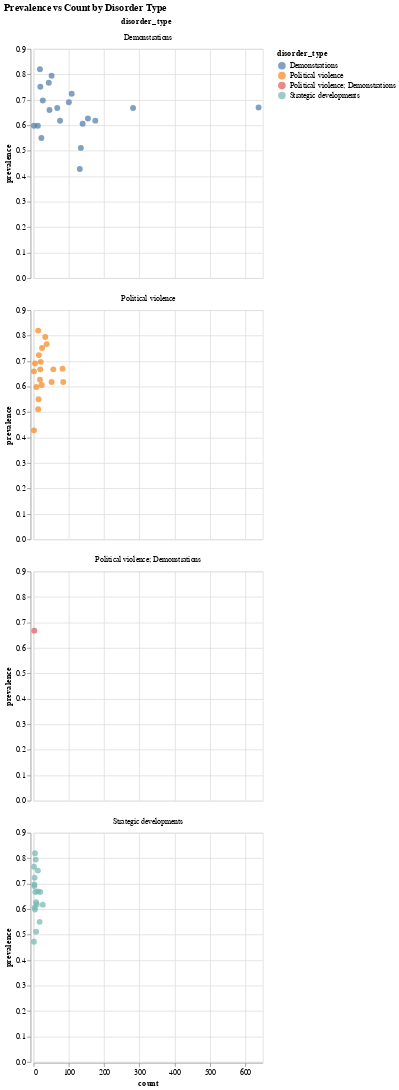

Notebook code for this chart:
### Code cell
merged_df = pd.merge(acled_yem_grouped, hunger_map_latest, left_on='admin1', right_on='adminone', how='inner')

# Create Altair scatter plot
chart = alt.Chart(merged_df).mark_circle(size=60).encode(
    x='count:Q',
    y='prevalence:Q',
    color='disorder_type:N',
    tooltip=['adminone', 'count', 'prevalence'],
    facet=alt.Facet('disorder_type:N', columns=1)
).properties(
    title='Prevalence vs Count by Disorder Type'
)

chart.show()

### Figure 1 — Vega-Lite specification as saved in the notebook (floating-point values rounded to 4 significant figures)
{"config": {"view": {"continuousWidth": 300, "continuousHeight": 300}}, "data": {"name": "data-208dd548d4cac007a47e6cd5a760420f"}, "mark": {"type": "circle", "size": 60}, "encoding": {"color": {"field": "disorder_type", "type": "nominal"}, "facet": {"columns": 1, "field": "disorder_type", "type": "nominal"}, "tooltip": [{"field": "adminone", "type": "nominal"}, {"field": "count", "type": "quantitative"}, {"field": "prevalence", "type": "nominal"}], "x": {"field": "count", "type": "quantitative"}, "y": {"field": "prevalence", "type": "quantitative"}}, "title": "Prevalence vs Count by Disorder Type", "$schema": "https://vega.github.io/schema/vega-lite/v5.20.1.json", "datasets": {"data-208dd548d4cac007a47e6cd5a760420f": [{"disorder_type": "Demonstrations", "admin1": "Abyan", "count": 43, "index": 4816, "countrycode": "YEM", "countryname": "Yemen", "adminone": "Abyan", "adminlevel": "subnational", "date": "2024-10-30", "datatype": "SURVEY", "indicator name": "fcs", "population": "482296", "prevalence": "0.766851636907128"}, {"disorder_type": "Political violence", "admin1": "Abyan", "count": 37, "index": 4816, "countrycode": "YEM", "countryname": "Yemen", "adminone": "Abyan", "adminlevel": "subnational", "date": "2024-10-30", "datatype": "SURVEY", "indicator name": "fcs", "population": "482296", "prevalence": "0.766851636907128"}, {"disorder_type": "Strategic developments", "admin1": "Abyan", "count": 1, "index": 4816, "countrycode": "YEM", "countryname": "Yemen", "adminone": "Abyan", "adminlevel": "subnational", "date": "2024-10-30", "datatype": "SURVEY", "indicator name": "fcs", "population": "482296", "prevalence": "0.766851636907128"}, {"disorder_type": "Demonstrations", "admin1": "Ad Dali", "count": 51, "index": 4834, "countrycode": "YEM", "countryname": "Yemen", "adminone": "Ad Dali", "adminlevel": "subnational", "date": "2024-10-30", "datatype": "SURVEY", "indicator name": "fcs", "population": "640136", "prevalence": "0.7945219421437854"}, {"disorder_type": "Political violence", "admin1": "Ad Dali", "count": 33, "index": 4834, "countrycode": "YEM", "countryname": "Yemen", "adminone": "Ad Dali", "adminlevel": "subnational", "date": "2024-10-30", "datatype": "SURVEY", "indicator name": "fcs", "population": "640136", "prevalence": "0.7945219421437854"}, {"disorder_type": "Strategic developments", "admin1": "Ad Dali", "count": 6, "index": 4834, "countrycode": "YEM", "countryname": "Yemen", "adminone": "Ad Dali", "adminlevel": "subnational", "date": "2024-10-30", "datatype": "SURVEY", "indicator name": "fcs", "population": "640136", "prevalence": "0.7945219421437854"}, {"disorder_type": "Demonstrations", "admin1": "Aden", "count": 22, "index": 4822, "countrycode": "YEM", "countryname": "Yemen", "adminone": "Aden", "adminlevel": "subnational", "date": "2024-10-30", "datatype": "SURVEY", "indicator name": "fcs", "population": "685975", "prevalence": "0.5500953880920056"}, {"disorder_type": "Political violence", "admin1": "Aden", "count": 14, "index": 4822, "countrycode": "YEM", "countryname": "Yemen", "adminone": "Aden", "adminlevel": "subnational", "date": "2024-10-30", "datatype": "SURVEY", "indicator name": "fcs", "population": "685975", "prevalence": "0.5500953880920056"}, {"disorder_type": "Strategic developments", "admin1": "Aden", "count": 17, "index": 4822, "countrycode": "YEM", "countryname": "Yemen", "adminone": "Aden", "adminlevel": "subnational", "date": "2024-10-30", "datatype": "SURVEY", "indicator name": "fcs", "population": "685975", "prevalence": "0.5500953880920056"}, {"disorder_type": "Demonstrations", "admin1": "Al Bayda", "count": 18, "index": 4828, "countrycode": "YEM", "countryname": "Yemen", "adminone": "Al Bayda", "adminlevel": "subnational", "date": "2024-10-30", "datatype": "SURVEY", "indicator name": "fcs", "population": "680670", "prevalence": "0.8198344360092645"}, {"disorder_type": "Political violence", "admin1": "Al Bayda", "count": 13, "index": 4828, "countrycode": "YEM", "countryname": "Yemen", "adminone": "Al Bayda", "adminlevel": "subnational", "date": "2024-10-30", "datatype": "SURVEY", "indicator name": "fcs", "population": "680670", "prevalence": "0.8198344360092645"}, {"disorder_type": "Strategic developments", "admin1": "Al Bayda", "count": 4, "index": 4828, "countrycode": "YEM", "countryname": "Yemen", "adminone": "Al Bayda", "adminlevel": "subnational", "date": "2024-10-30", "datatype": "SURVEY", "indicator name": "fcs", "population": "680670", "prevalence": "0.8198344360092645"}, {"disorder_type": "Demonstrations", "admin1": "Al Hodeidah", "count": 75, "index": 4840, "countrycode": "YEM", "countryname": "Yemen", "adminone": "Al Hodeidah", "adminlevel": "subnational", "date": "2024-10-30", "datatype": "SURVEY", "indicator name": "fcs", "population": "2101153", "prevalence": "0.6177919354179524"}, {"disorder_type": "Political violence", "admin1": "Al Hodeidah", "count": 51, "index": 4840, "countrycode": "YEM", "countryname": "Yemen", "adminone": "Al Hodeidah", "adminlevel": "subnational", "date": "2024-10-30", "datatype": "SURVEY", "indicator name": "fcs", "population": "2101153", "prevalence": "0.6177919354179524"}, {"disorder_type": "Strategic developments", "admin1": "Al Hodeidah", "count": 26, "index": 4840, "countrycode": "YEM", "countryname": "Yemen", "adminone": "Al Hodeidah", "adminlevel": "subnational", "date": "2024-10-30", "datatype": "SURVEY", "indicator name": "fcs", "population": "2101153", "prevalence": "0.6177919354179524"}, {"disorder_type": "Demonstrations", "admin1": "Al Jawf", "count": 108, "index": 4846, "countrycode": "YEM", "countryname": "Yemen", "adminone": "Al Jawf", "adminlevel": "subnational", "date": "2024-10-30", "datatype": "SURVEY", "indicator name": "fcs", "population": "496460", "prevalence": "0.723688909685385"}, {"disorder_type": "Political violence", "admin1": "Al Jawf", "count": 15, "index": 4846, "countrycode": "YEM", "countryname": "Yemen", "adminone": "Al Jawf", "adminlevel": "subnational", "date": "2024-10-30", "datatype": "SURVEY", "indicator name": "fcs", "population": "496460", "prevalence": "0.723688909685385"}, {"disorder_type": "Strategic developments", "admin1": "Al Jawf", "count": 3, "index": 4846, "countrycode": "YEM", "countryname": "Yemen", "adminone": "Al Jawf", "adminlevel": "subnational", "date": "2024-10-30", "datatype": "SURVEY", "indicator name": "fcs", "population": "496460", "prevalence": "0.723688909685385"}, {"disorder_type": "Demonstrations", "admin1": "Al Mahwit", "count": 131, "index": 4858, "countrycode": "YEM", "countryname": "Yemen", "adminone": "Al Mahwit", "adminlevel": "subnational", "date": "2024-10-30", "datatype": "SURVEY", "indicator name": "fcs", "population": "359178", "prevalence": "0.42807495107585447"}, {"disorder_type": "Political violence", "admin1": "Al Mahwit", "count": 1, "index": 4858, "countrycode": "YEM", "countryname": "Yemen", "adminone": "Al Mahwit", "adminlevel": "subnational", "date": "2024-10-30", "datatype": "SURVEY", "indicator name": "fcs", "population": "359178", "prevalence": "0.42807495107585447"}, {"disorder_type": "Demonstrations", "admin1": "Sadah", "count": 67, "index": 4918, "countrycode": "YEM", "countryname": "Yemen", "adminone": "Sadah", "adminlevel": "subnational", "date": "2024-10-30", "datatype": "SURVEY", "indicator name": "fcs", "population": "769419", "prevalence": "0.6676098353316015"}, {"disorder_type": "Demonstrations", "admin1": "Sadah", "count": 282, "index": 4918, "countrycode": "YEM", "countryname": "Yemen", "adminone": "Sadah", "adminlevel": "subnational", "date": "2024-10-30", "datatype": "SURVEY", "indicator name": "fcs", "population": "769419", "prevalence": "0.6676098353316015"}, {"disorder_type": "Political violence", "admin1": "Sadah", "count": 56, "index": 4918, "countrycode": "YEM", "countryname": "Yemen", "adminone": "Sadah", "adminlevel": "subnational", "date": "2024-10-30", "datatype": "SURVEY", "indicator name": "fcs", "population": "769419", "prevalence": "0.6676098353316015"}, {"disorder_type": "Political violence", "admin1": "Sadah", "count": 19, "index": 4918, "countrycode": "YEM", "countryname": "Yemen", "adminone": "Sadah", "adminlevel": "subnational", "date": "2024-10-30", "datatype": "SURVEY", "indicator name": "fcs", "population": "769419", "prevalence": "0.6676098353316015"}, {"disorder_type": "Political violence; Demonstrations", "admin1": "Sadah", "count": 2, "index": 4918, "countrycode": "YEM", "countryname": "Yemen", "adminone": "Sadah", "adminlevel": "subnational", "date": "2024-10-30", "datatype": "SURVEY", "indicator name": "fcs", "population": "769419", "prevalence": "0.6676098353316015"}, {"disorder_type": "Strategic developments", "admin1": "Sadah", "count": 19, "index": 4918, "countrycode": "YEM", "countryname": "Yemen", "adminone": "Sadah", "adminlevel": "subnational", "date": "2024-10-30", "datatype": "SURVEY", "indicator name": "fcs", "population": "769419", "prevalence": "0.6676098353316015"}, {"disorder_type": "Strategic developments", "admin1": "Sadah", "count": 5, "index": 4918, "countrycode": "YEM", "countryname": "Yemen", "adminone": "Sadah", "adminlevel": "subnational", "date": "2024-10-30", "datatype": "SURVEY", "indicator name": "fcs", "population": "769419", "prevalence": "0.6676098353316015"}, {"disorder_type": "Demonstrations", "admin1": "Amran", "count": 26, "index": 4870, "countrycode": "YEM", "countryname": "Yemen", "adminone": "Amran", "adminlevel": "subnational", "date": "2024-10-30", "datatype": "SURVEY", "indicator name": "fcs", "population": "885345", "prevalence": "0.69714894511678"}, {"disorder_type": "Political violence", "admin1": "Amran", "count": 20, "index": 4870, "countrycode": "YEM", "countryname": "Yemen", "adminone": "Amran", "adminlevel": "subnational", "date": "2024-10-30", "datatype": "SURVEY", "indicator name": "fcs", "population": "885345", "prevalence": "0.69714894511678"}, {"disorder_type": "Strategic developments", "admin1": "Amran", "count": 2, "index": 4870, "countrycode": "YEM", "countryname": "Yemen", "adminone": "Amran", "adminlevel": "subnational", "date": "2024-10-30", "datatype": "SURVEY", "indicator name": "fcs", "population": "885345", "prevalence": "0.69714894511678"}, {"disorder_type": "Demonstrations", "admin1": "Dhamar", "count": 139, "index": 4876, "countrycode": "YEM", "countryname": "Yemen", "adminone": "Dhamar", "adminlevel": "subnational", "date": "2024-10-30", "datatype": "SURVEY", "indicator name": "fcs", "population": "1456056", "prevalence": "0.6062317898055386"}, {"disorder_type": "Political violence", "admin1": "Dhamar", "count": 23, "index": 4876, "countrycode": "YEM", "countryname": "Yemen", "adminone": "Dhamar", "adminlevel": "subnational", "date": "2024-10-30", "datatype": "SURVEY", "indicator name": "fcs", "population": "1456056", "prevalence": "0.6062317898055386"}, {"disorder_type": "Strategic developments", "admin1": "Dhamar", "count": 3, "index": 4876, "countrycode": "YEM", "countryname": "Yemen", "adminone": "Dhamar", "adminlevel": "subnational", "date": "2024-10-30", "datatype": "SURVEY", "indicator name": "fcs", "population": "1456056", "prevalence": "0.6062317898055386"}, {"disorder_type": "Demonstrations", "admin1": "Hadramawt", "count": 12, "index": 4882, "countrycode": "YEM", "countryname": "Yemen", "adminone": "Hadramawt", "adminlevel": "subnational", "date": "2024-10-30", "datatype": "SURVEY", "indicator name": "fcs", "population": "1041662", "prevalence": "0.5982385862745266"}, {"disorder_type": "Political violence", "admin1": "Hadramawt", "count": 8, "index": 4882, "countrycode": "YEM", "countryname": "Yemen", "adminone": "Hadramawt", "adminlevel": "subnational", "date": "2024-10-30", "datatype": "SURVEY", "indicator name": "fcs", "population": "1041662", "prevalence": "0.5982385862745266"}, {"disorder_type": "Strategic developments", "admin1": "Hadramawt", "count": 4, "index": 4882, "countrycode": "YEM", "countryname": "Yemen", "adminone": "Hadramawt", "adminlevel": "subnational", "date": "2024-10-30", "datatype": "SURVEY", "indicator name": "fcs", "population": "1041662", "prevalence": "0.5982385862745266"}, {"disorder_type": "Demonstrations", "admin1": "Hajjah", "count": 100, "index": 4888, "countrycode": "YEM", "countryname": "Yemen", "adminone": "Hajjah", "adminlevel": "subnational", "date": "2024-10-30", "datatype": "SURVEY", "indicator name": "fcs", "population": "1702981", "prevalence": "0.690629716956264"}, {"disorder_type": "Political violence", "admin1": "Hajjah", "count": 4, "index": 4888, "countrycode": "YEM", "countryname": "Yemen", "adminone": "Hajjah", "adminlevel": "subnational", "date": "2024-10-30", "datatype": "SURVEY", "indicator name": "fcs", "population": "1702981", "prevalence": "0.690629716956264"}, {"disorder_type": "Strategic developments", "admin1": "Hajjah", "count": 2, "index": 4888, "countrycode": "YEM", "countryname": "Yemen", "adminone": "Hajjah", "adminlevel": "subnational", "date": "2024-10-30", "datatype": "SURVEY", "indicator name": "fcs", "population": "1702981", "prevalence": "0.690629716956264"}, {"disorder_type": "Demonstrations", "admin1": "Ibb", "count": 638, "index": 4894, "countrycode": "YEM", "countryname": "Yemen", "adminone": "Ibb", "adminlevel": "subnational", "date": "2024-10-30", "datatype": "SURVEY", "indicator name": "fcs", "population": "2247047", "prevalence": "0.6698437123649312"}, {"disorder_type": "Political violence", "admin1": "Ibb", "count": 82, "index": 4894, "countrycode": "YEM", "countryname": "Yemen", "adminone": "Ibb", "adminlevel": "subnational", "date": "2024-10-30", "datatype": "SURVEY", "indicator name": "fcs", "population": "2247047", "prevalence": "0.6698437123649312"}, {"disorder_type": "Strategic developments", "admin1": "Ibb", "count": 12, "index": 4894, "countrycode": "YEM", "countryname": "Yemen", "adminone": "Ibb", "adminlevel": "subnational", "date": "2024-10-30", "datatype": "SURVEY", "indicator name": "fcs", "population": "2247047", "prevalence": "0.6698437123649312"}, {"disorder_type": "Demonstrations", "admin1": "Marib", "count": 154, "index": 4906, "countrycode": "YEM", "countryname": "Yemen", "adminone": "Marib", "adminlevel": "subnational", "date": "2024-10-30", "datatype": "SURVEY", "indicator name": "fcs", "population": "1098613", "prevalence": "0.6268225050922307"}, {"disorder_type": "Political violence", "admin1": "Marib", "count": 18, "index": 4906, "countrycode": "YEM", "countryname": "Yemen", "adminone": "Marib", "adminlevel": "subnational", "date": "2024-10-30", "datatype": "SURVEY", "indicator name": "fcs", "population": "1098613", "prevalence": "0.6268225050922307"}, {"disorder_type": "Strategic developments", "admin1": "Marib", "count": 7, "index": 4906, "countrycode": "YEM", "countryname": "Yemen", "adminone": "Marib", "adminlevel": "subnational", "date": "2024-10-30", "datatype": "SURVEY", "indicator name": "fcs", "population": "1098613", "prevalence": "0.6268225050922307"}, {"disorder_type": "Demonstrations", "admin1": "Raymah", "count": 45, "index": 4912, "countrycode": "YEM", "countryname": "Yemen", "adminone": "Raymah", "adminlevel": "subnational", "date": "2024-10-30", "datatype": "SURVEY", "indicator name": "fcs", "population": "407918", "prevalence": "0.6597480354498723"}, {"disorder_type": "Political violence", "admin1": "Raymah", "count": 1, "index": 4912, "countrycode": "YEM", "countryname": "Yemen", "adminone": "Raymah", "adminlevel": "subnational", "date": "2024-10-30", "datatype": "SURVEY", "indicator name": "fcs", "population": "407918", "prevalence": "0.6597480354498723"}, {"disorder_type": "Demonstrations", "admin1": "Sanaa", "count": 134, "index": 4924, "countrycode": "YEM", "countryname": "Yemen", "adminone": "Sanaa", "adminlevel": "subnational", "date": "2024-10-30", "datatype": "SURVEY", "indicator name": "fcs", "population": "809746", "prevalence": "0.5112759072469258"}, {"disorder_type": "Political violence", "admin1": "Sanaa", "count": 13, "index": 4924, "countrycode": "YEM", "countryname": "Yemen", "adminone": "Sanaa", "adminlevel": "subnational", "date": "2024-10-30", "datatype": "SURVEY", "indicator name": "fcs", "population": "809746", "prevalence": "0.5112759072469258"}, {"disorder_type": "Strategic developments", "admin1": "Sanaa", "count": 7, "index": 4924, "countrycode": "YEM", "countryname": "Yemen", "adminone": "Sanaa", "adminlevel": "subnational", "date": "2024-10-30", "datatype": "SURVEY", "indicator name": "fcs", "population": "809746", "prevalence": "0.5112759072469258"}, {"disorder_type": "Demonstrations", "admin1": "Shabwah", "count": 19, "index": 4930, "countrycode": "YEM", "countryname": "Yemen", "adminone": "Shabwah", "adminlevel": "subnational", "date": "2024-10-30", "datatype": "SURVEY", "indicator name": "fcs", "population": "542912", "prevalence": "0.7513281843557249"}, {"disorder_type": "Political violence", "admin1": "Shabwah", "count": 24, "index": 4930, "countrycode": "YEM", "countryname": "Yemen", "adminone": "Shabwah", "adminlevel": "subnational", "date": "2024-10-30", "datatype": "SURVEY", "indicator name": "fcs", "population": "542912", "prevalence": "0.7513281843557249"}, {"disorder_type": "Strategic developments", "admin1": "Shabwah", "count": 12, "index": 4930, "countrycode": "YEM", "countryname": "Yemen", "adminone": "Shabwah", "adminlevel": "subnational", "date": "2024-10-30", "datatype": "SURVEY", "indicator name": "fcs", "population": "542912", "prevalence": "0.7513281843557249"}, {"disorder_type": "Demonstrations", "admin1": "Socotra", "count": 1, "index": 4936, "countrycode": "YEM", "countryname": "Yemen", "adminone": "Socotra", "adminlevel": "subnational", "date": "2024-10-30", "datatype": "SURVEY", "indicator name": "fcs", "population": "45151", "prevalence": "0.5982325039086308"}, {"disorder_type": "Demonstrations", "admin1": "Taiz", "count": 175, "index": 4942, "countrycode": "YEM", "countryname": "Yemen", "adminone": "Taiz", "adminlevel": "subnational", "date": "2024-10-30", "datatype": "SURVEY", "indicator name": "fcs", "population": "2148861", "prevalence": "0.6182118166936619"}, {"disorder_type": "Political violence", "admin1": "Taiz", "count": 84, "index": 4942, "countrycode": "YEM", "countryname": "Yemen", "adminone": "Taiz", "adminlevel": "subnational", "date": "2024-10-30", "datatype": "SURVEY", "indicator name": "fcs", "population": "2148861", "prevalence": "0.6182118166936619"}, {"disorder_type": "Strategic developments", "admin1": "Taiz", "count": 9, "index": 4942, "countrycode": "YEM", "countryname": "Yemen", "adminone": "Taiz", "adminlevel": "subnational", "date": "2024-10-30", "datatype": "SURVEY", "indicator name": "fcs", "population": "2148861", "prevalence": "0.6182118166936619"}, {"disorder_type": "Strategic developments", "admin1": "Al Maharah", "count": 1, "index": 4852, "countrycode": "YEM", "countryname": "Yemen", "adminone": "Al Maharah", "adminlevel": "subnational", "date": "2024-10-30", "datatype": "SURVEY", "indicator name": "fcs", "population": "93504", "prevalence": "0.4721065147911965"}]}}
